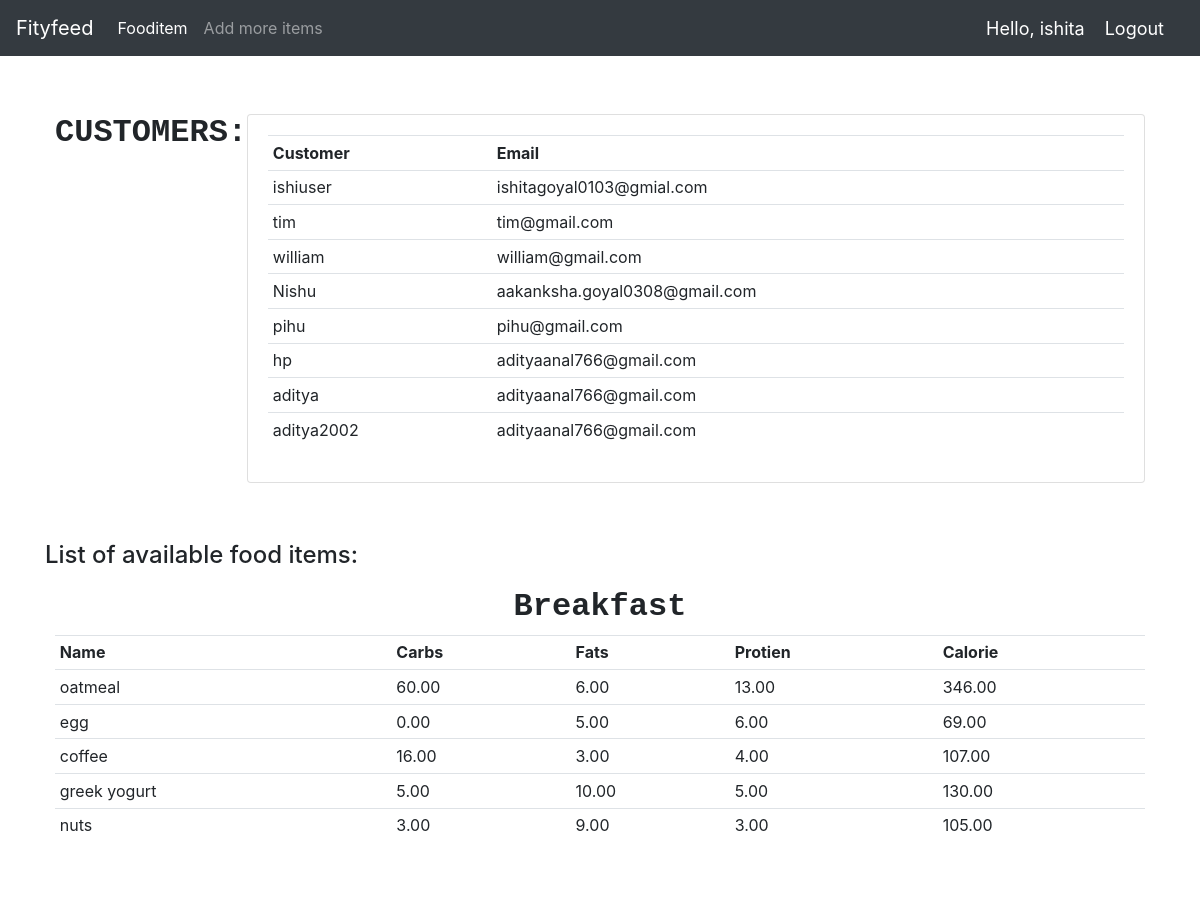
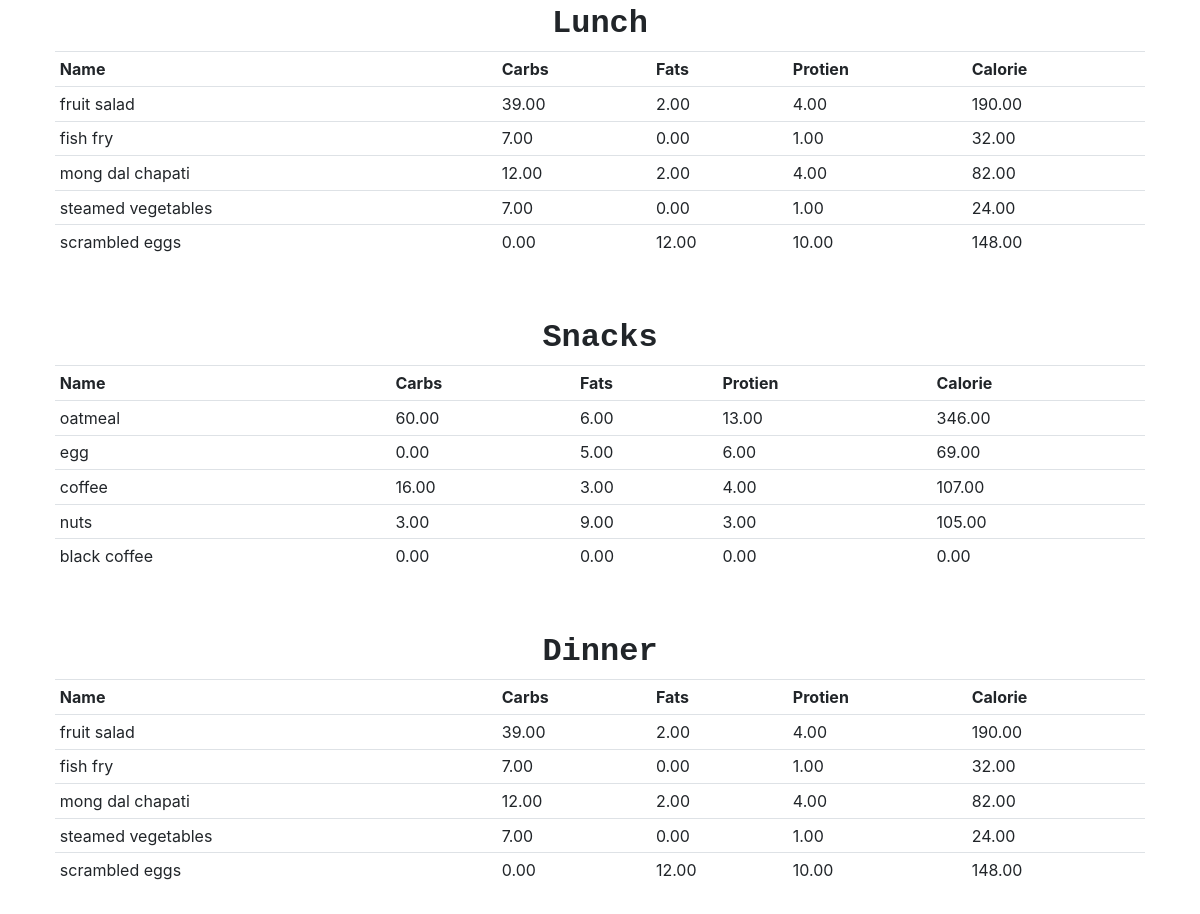
The app's page / (signed in) with its own data (2 pictures, top to bottom).
### Fityfeed/models.py (models this page shows, shortened)
class Customer(models.Model):
    user = models.OneToOneField(User, null=True, on_delete=models.CASCADE)
    name=models.CharField(max_length=200,null=True)
    email=models.CharField(max_length=200,null=True)
    date_created=models.DateTimeField(auto_now_add=True,null=True)

class Fooditem(models.Model):
    name = models.CharField(max_length=200)
    category = models.ManyToManyField(Category)
    carbohydrate = models.DecimalField(max_digits=5,decimal_places=2,default=0)
    fats = models.DecimalField(max_digits=5,decimal_places=2,default=0)
    protein = models.DecimalField(max_digits=5,decimal_places=2,default=0)
    calorie=models.DecimalField(max_digits=5,decimal_places=2,default=0,blank=True)
    quantity = models.IntegerField(default=1,null=True,blank=True)

### Fityfeed/decorators.py (the view)
    def wrapper_func(request,*args,**kwargs):
        group=None
        if request.user.groups.exists():
            group=request.user.groups.all()[0].name
        if group=='user':
            return redirect('userPage')
        if group=='admin':
            return view_func(request,*args,**kwargs)

### Fityfeed/views.py (called while the page is built)
@login_required(login_url='login')
@admin_only
def home(request):
    breakfast=Category.objects.filter(name='breakfast')[0].fooditem_set.all()[:5]
    lunch=Category.objects.filter(name='lunch')[0].fooditem_set.all()[:5]
    dinner=Category.objects.filter(name='dinner')[0].fooditem_set.all()[:5]
    snacks=Category.objects.filter(name='snacks')[0].fooditem_set.all()[:5]
    customers=Customer.objects.all()
    context={'breakfast':breakfast,
              'lunch':lunch,
              'dinner':dinner,
              'snacks':snacks,
              'customers':customers,
            }
    return render(request,'main.html',context)

### Fityfeed/templates/main.html (shortened to what this page needs)
{% load static %}
<!DOCTYPE html>
<html lang="en">
<head>
    <link rel="stylesheet" href="https://stackpath.bootstrapcdn.com/bootstrap/4.5.0/css/bootstrap.min.css"0>
    <link rel="stylesheet" href="{% static 'css/main.css' %}">
</head>
<body>
    {% include 'navbar.html' %}
    <br>
    <br>
    <div class="container">
    {% block content %}
        <div class="flex-box-row">
            <h5 id="heading">CUSTOMERS:</h5>
            <br>
            <br>
            <div class="card card-body">
               <table class="table table-sm">
                    <tr>
                        <th>Customer</th>
                        <th>Email</th>
                    </tr>
                    {% for cust in customers %}
                    <tr>
                        <td>{{cust.name}} </td>
                        <td> {{cust.email}} </td>
                    </tr>
                    {% endfor %}
                </table>
            </div>
        </div>
        <br><br>
    <h4>List of available food items:</h4>
        <div class="flex-box-row">
            <h5 id="heading">Breakfast</h5>
               <table class="table table-sm">
                    <tr>
                        <th>Name</th>
                        <th>Carbs</th>
                        <th>Fats</th>
                        <th>Protien</th>
                        <th>Calorie</th>
                    </tr>
                   {% for items in breakfast %}
                    <tr>
                        <td>{{items.name}} </td>
                        <td>{{items.carbohydrate}} </td>
                        <td>{{items.fats}} </td>
                        <td>{{items.protein}} </td>
                        <td>{{items.calorie}} </td>
                        </tr>
                    {% endfor %}
                </table>
        </div>
<br>
        <div class="flex-box-row">
            <h5 id="heading">Lunch</h5>
             <table class="table table-sm">
                    <tr>
                        <th>Name</th>
                        <th>Carbs</th>
                        <th>Fats</th>
                        <th>Protien</th>
                        <th>Calorie</th>
                    </tr>
                   {% for items in lunch %}
                    <tr>
                        <td>{{items.name}} </td>
                        <td>{{items.carbohydrate}} </td>
                        <td>{{items.fats}} </td>
                        <td>{{items.protein}} </td>
                        <td>{{items.calorie}} </td>
                        </tr>
                    {% endfor %}
                </table>
        </div>
        <br>
        <div class="flex-box-row">
            <h5 id="heading">Snacks</h5>
                <table class="table table-sm">
                    <tr>
                        <th>Name</th>
                        <th>Carbs</th>
                        <th>Fats</th>
                        <th>Protien</th>
                        <th>Calorie</th>
                    </tr>
                   {% for items in snacks %}
                    <tr>
                        <td>{{items.name}} </td>
                        <td>{{items.carbohydrate}} </td>
                        <td>{{items.fats}} </td>
                        <td>{{items.protein}} </td>
                        <td>{{items.calorie}} </td>
                        </tr>
                    {% endfor %}
                </table>
        </div>
        <br>
        <div class="flex-box-row">
            <h5 id="heading">Dinner</h5>
                <table class="table table-sm">
                    <tr>
                        <th>Name</th>
                        <th>Carbs</th>
                        <th>Fats</th>
                        <th>Protien</th>
                        <th>Calorie</th>
                    </tr>
                   {% for items in dinner %}
                    <tr>
                        <td>{{items.name}} </td>
                        <td>{{items.carbohydrate}} </td>
                        <td>{{items.fats}} </td>
                        <td>{{items.protein}} </td>
                        <td>{{items.calorie}} </td>
                        </tr>
                    {% endfor %}
                </table>
        </div>
<br>
    {% endblock %}
    </div>
</body>
</html>

### Fityfeed/templates/navbar.html (shortened to what this page needs)
{% load static%}
<nav class="navbar navbar-expand-lg navbar-dark bg-dark">
    <a class="navbar-brand" href="{% url 'home' %}">Fityfeed</a>
    <div class="collapse navbar-collapse" id="navbarSupportedContent">
    {% if request.user.is_staff %}
      <ul class="navbar-nav mr-auto">
        <li class="nav-item active">
          <a class="nav-link" href="{% url 'fooditem' %}">Fooditem<span class="sr-only">(current)</span></a>
        </li>
        <li class="nav-item">
          <a class="nav-link" href="{% url 'createfooditem' %}">Add more items</a>
        </li>
      </ul>
    {% endif %}
    </div>
    <span class="hello-msg">Hello, {{request.user}}</span>
    <span ><a  class="hello-msg" href="{% url 'logout' %}">Logout</a></span>
  </nav>

### static/css/main.css (style rules this page uses)
.flex-box-row { display:flex; padding : 10px; flex-wrap: wrap; justify-content: space-around; }
#heading { text-shadow: antiquewhite; font-family: 'Courier New', Courier, monospace; font-weight: 550; font-size: xx-large; text-align: left; }

### Fityfeed/templates/navbar.html (style rules this page uses)
.hello-msg { font-size: 18px; color: #fff; margin-right: 20px; }

### records on screen
Customer: name "ishiuser", email "ishitagoyal0103@gmial.com"
Customer: name "tim", email "tim@gmail.com"
Customer: name "william", email "william@gmail.com"
Customer: name "Nishu", email "aakanksha.goyal0308@gmail.com"
Customer: name "pihu", email "pihu@gmail.com"
Customer: name "hp", email "adityaanal766@gmail.com"
Customer: name "aditya", email "adityaanal766@gmail.com"
Customer: name "aditya2002", email "adityaanal766@gmail.com"
Fooditem: name "oatmeal", carbohydrate "60.00", fats "6.00", protein "13.00", calorie "346.00"
Fooditem: name "egg", carbohydrate "0.00", fats "5.00", protein "6.00", calorie "69.00"
Fooditem: name "coffee", carbohydrate "16.00", fats "3.00", protein "4.00", calorie "107.00"
Fooditem: name "greek yogurt", carbohydrate "5.00", fats "10.00", protein "5.00", calorie "130.00"
Fooditem: name "nuts", carbohydrate "3.00", fats "9.00", protein "3.00", calorie "105.00"
Fooditem: name "fruit salad", carbohydrate "39.00", fats "2.00", protein "4.00", calorie "190.00"
Fooditem: name "fish fry", carbohydrate "7.00", fats "0.00", protein "1.00", calorie "32.00"
Fooditem: name "mong dal chapati", carbohydrate "12.00", fats "2.00", protein "4.00", calorie "82.00"
Fooditem: name "steamed vegetables", carbohydrate "7.00", fats "0.00", protein "1.00", calorie "24.00"
Fooditem: name "scrambled eggs", carbohydrate "0.00", fats "12.00", protein "10.00", calorie "148.00"
Fooditem: name "black coffee", carbohydrate "0.00", fats "0.00", protein "0.00", calorie "0.00"

### other values on screen
{{ request.user }} "ishita"
